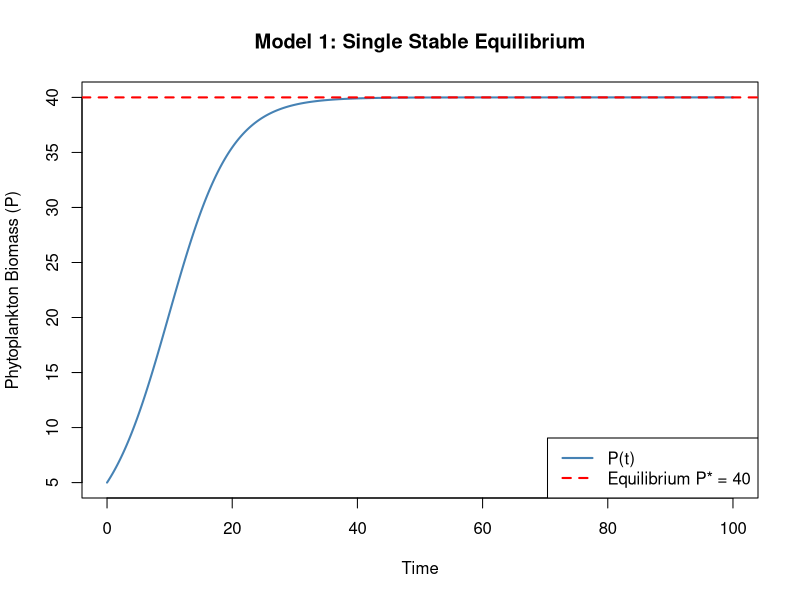
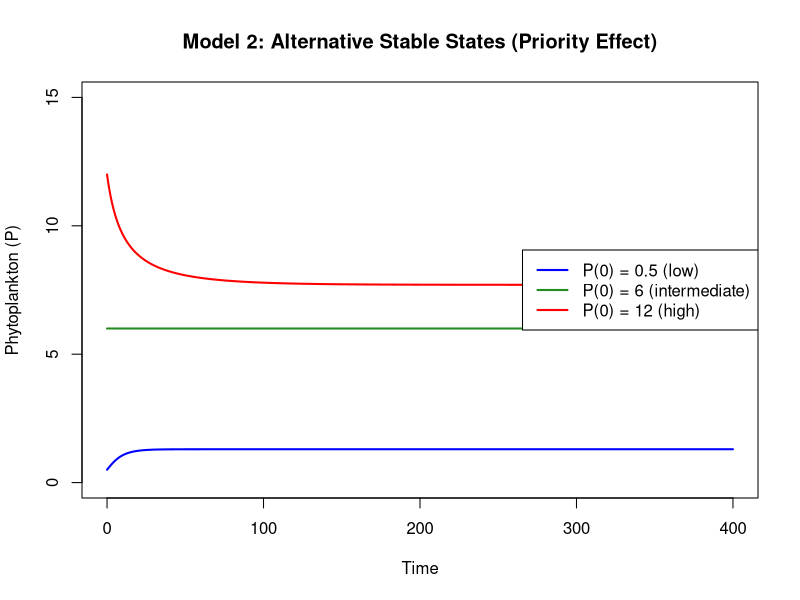
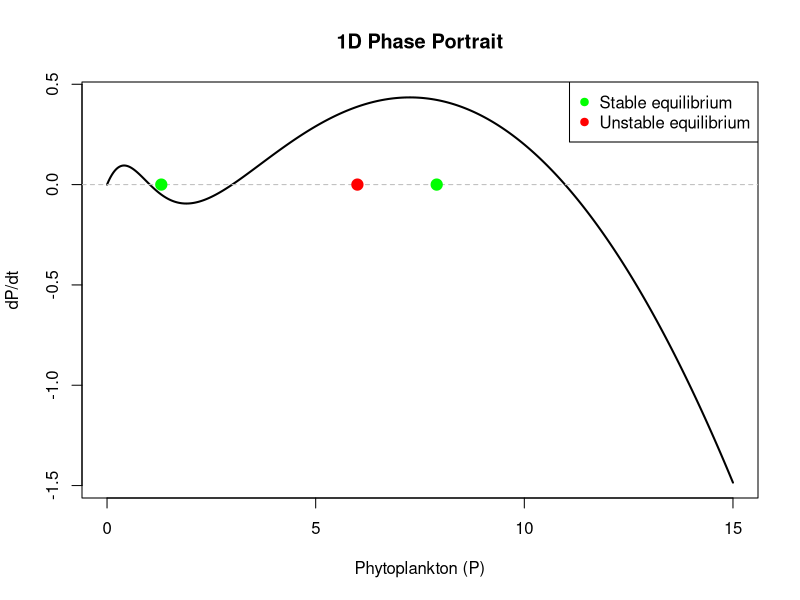
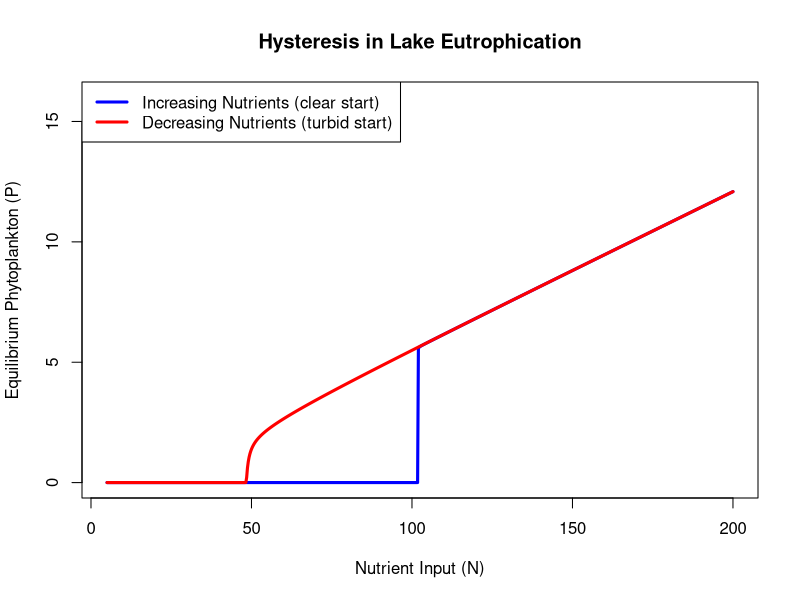

Reproduce these figures in R, in order.
## ---- chunk 1
knitr::opts_chunk$set(echo = TRUE, fig.width = 8, fig.height = 5, warning = FALSE)
## ---- chunk 2
r <- 0.5
K <- 100
m <- 0.3
dt <- 0.1
time <- seq(0, 100, by = dt)

P <- numeric(length(time))
P[1] <- 5

for (i in 2:length(time)) {
  growth <- r * P[i-1] * (1 - P[i-1]/K)
  loss <- m * P[i-1]
  dP_dt <- growth - loss
  P[i] <- P[i-1] + dt * dP_dt
}

results1 <- data.frame(time = time, P = P)
plot(results1$time, results1$P, type = "l", lwd = 2, col = "steelblue",
     xlab = "Time", ylab = "Phytoplankton Biomass (P)",
     main = "Model 1: Single Stable Equilibrium")
abline(h = K * (1 - m/r), col = "red", lty = 2, lwd = 2)
legend("bottomright", legend = c("P(t)", paste0("Equilibrium P* = ", K*(1-m/r))),
       col = c("steelblue", "red"), lty = c(1, 2), lwd = 2)
## ---- chunk 3
r <- 0.3
K <- 15
g <- 1.2
h <- 2
dt <- 0.1
time <- seq(0, 400, by = dt)

initial_Ps <- c(0.5, 6, 12)
colors <- c("blue", "forestgreen", "red")
labels <- c("P(0) = 0.5 (low)", "P(0) = 6 (intermediate)", "P(0) = 12 (high)")

plot(NA, xlim = range(time), ylim = c(0, 15),
     xlab = "Time", ylab = "Phytoplankton (P)",
     main = "Model 2: Alternative Stable States (Priority Effect)")

for (run in 1:length(initial_Ps)) {
  P <- numeric(length(time))
  P[1] <- initial_Ps[run]
  
  for (i in 2:length(time)) {
    growth <- r * P[i-1] * (1 - P[i-1]/K)
    grazing <- (g * P[i-1]^2) / (h^2 + P[i-1]^2)
    dP_dt <- growth - grazing
    P[i] <- P[i-1] + dt * dP_dt
  }
  lines(time, P, col = colors[run], lwd = 2)
}
legend("right", legend = labels, col = colors, lwd = 2)
## ---- chunk 4
r_pp <- 0.5
K_pp <- 15
g_pp <- 1.5
h_pp <- 1.5

dP_dt_func <- function(P_val) {
  growth <- r_pp * P_val * (1 - P_val/K_pp)
  grazing <- (g_pp * P_val^2) / (h_pp^2 + P_val^2)
  return(growth - grazing)
}

P_vals <- seq(0, 15, length.out = 1000)
dP_vals <- sapply(P_vals, dP_dt_func)

plot(P_vals, dP_vals, type = "l", lwd = 2, col = "black",
     xlab = "Phytoplankton (P)", ylab = "dP/dt",
     main = "1D Phase Portrait")
abline(h = 0, col = "gray", lty = 2)

# Approximate equilibria for these parameter values
equilibria <- c(1.3, 6.0, 7.9)
stab_cols <- c("green", "red", "green")
points(equilibria, rep(0, 3), col = stab_cols, pch = 19, cex = 1.5)
legend("topright",
       legend = c("Stable equilibrium", "Unstable equilibrium"),
       col = c("green", "red"), pch = 19)
## ---- chunk 5
simulate_lake <- function(N_input, P_initial, time_horizon = 200) {
  r <- 0.1
  scaling <- 0.065
  g <- 0.085
  h <- 0.035
  K_eff <- scaling * N_input
  
  dt <- 0.1
  time <- seq(0, time_horizon, by = dt)
  P <- numeric(length(time))
  P[1] <- P_initial
  
  for (i in 2:length(time)) {
    growth <- r * P[i-1] * (1 - P[i-1]/K_eff)
    grazing <- (g * P[i-1]^2) / (h^2 + P[i-1]^2)
    dP_dt <- growth - grazing
    P[i] <- P[i-1] + dt * dP_dt
  }
  return(tail(P, 1))
}

# Ramp nutrients UP from clear state
N_up <- seq(5, 200, by = 0.25)
P_final_up <- numeric(length(N_up))
for (j in 1:length(N_up)) {
  P_final_up[j] <- simulate_lake(N_input = N_up[j], P_initial = 1)
}

# Ramp nutrients DOWN from turbid state
N_down <- seq(200, 5, by = -0.25)
P_final_down <- numeric(length(N_down))
for (j in 1:length(N_down)) {
  P_final_down[j] <- simulate_lake(N_input = N_down[j], P_initial = 14)
}

plot(N_up, P_final_up, type = "l", lwd = 3, col = "blue",
     xlab = "Nutrient Input (N)", ylab = "Equilibrium Phytoplankton (P)",
     main = "Hysteresis in Lake Eutrophication",
     ylim = c(0, 16), xlim = c(5, 200))
lines(N_down, P_final_down, lwd = 3, col = "red")
legend("topleft",
       legend = c("Increasing Nutrients (clear start)",
                  "Decreasing Nutrients (turbid start)"),
       col = c("blue", "red"), lwd = 3)
